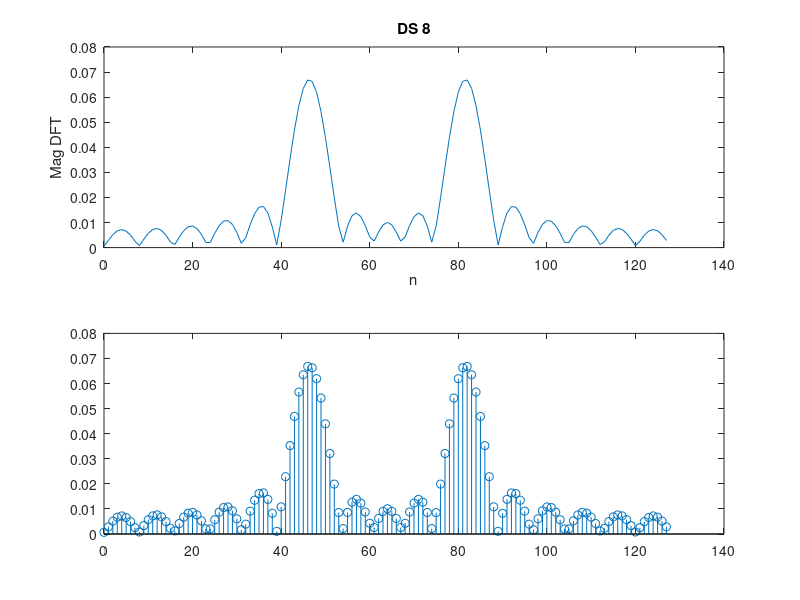
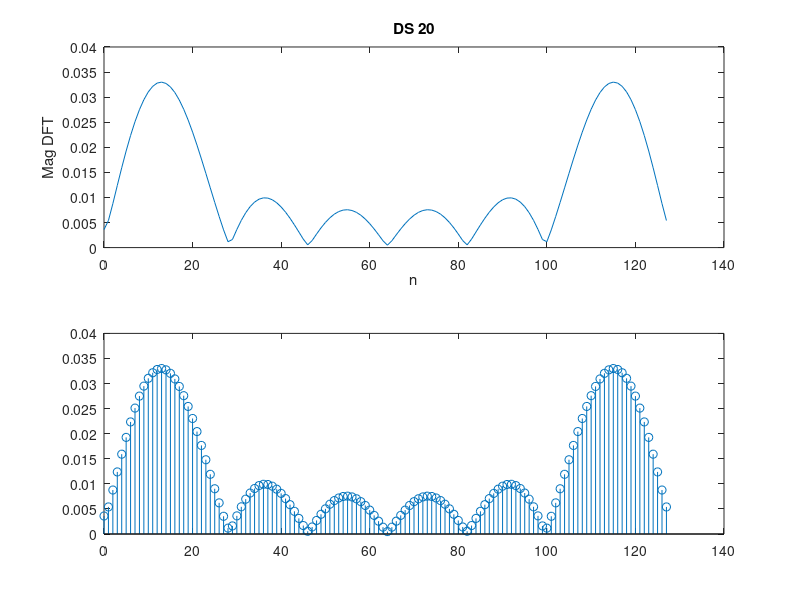

The MATLAB script that drew these images, in order:
clear all;
close all;
m=8;
m2=20;
n=0:1:127;
xn=cos(n*pi/11);
Downxn8=downsample(xn,m);
Downxn20=downsample(xn,m2);

%w=-pi:2*pi/(length(n)-1):pi;
%figure;subplot(211);plot(n,xn);xlabel('n');ylabel('amp');title('X[n]');
%subplot(212);stem(n,xn);
%figure;subplot(211);plot([0:1:(length(n)/m)-1],Downxn);xlabel('n');ylabel('amp');title('X[n] Downsampled');
%subplot(212);stem([0:1:(length(n)/m)-1],Downxn);
%fftxn=fftshift(fft(xn),128);
fftxn=fft(Downxn8,128);
fftDxn=fft(Downxn20,128);
figure;subplot(211);plot(0:127,abs(fftxn)/128);title('DS 8');xlabel('n');ylabel('Mag DFT');
subplot(212);stem(n,abs(fftxn)/128);

figure;subplot(211);plot(0:127,abs(fftDxn)/128);title('DS 20');xlabel('n');ylabel('Mag DFT');
subplot(212);stem(n,abs(fftDxn)/128);